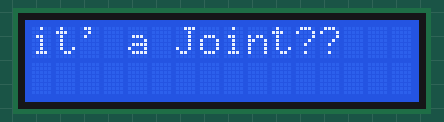
Simulated run of this sketch. Board: Arduino Uno, built with avr-gcc and run on an emulated ATmega328P. On the bench: 16×2 character LCD.

Above: at 0.1 s.

The sketch:

i2c_address.ino
```cpp
/*
   Arduino LCD I2C Tutorial by 'Tronics Lk"
   Please visit my YouTube channel from this link for more Tutorials
   https://www.youtube.com/channel/UCYJa3gs8q49-N3TLm-7ygUw?sub_confirmation=1
*/
#include <Wire.h>
#include <LiquidCrystal_I2C.h>

LiquidCrystal_I2C lcd(0x27, 16, 2); // set the LCD address to 0x27 for a 16 chars and 2 line display

void setup()
{
  lcd.init();         // initialize the lcd
  lcd.backlight();    // Turn on the LCD screen backlight
}

void loop()
{
  lcd.print("it' a Joint??");
  delay(30000);
  lcd.clear();
}
```
